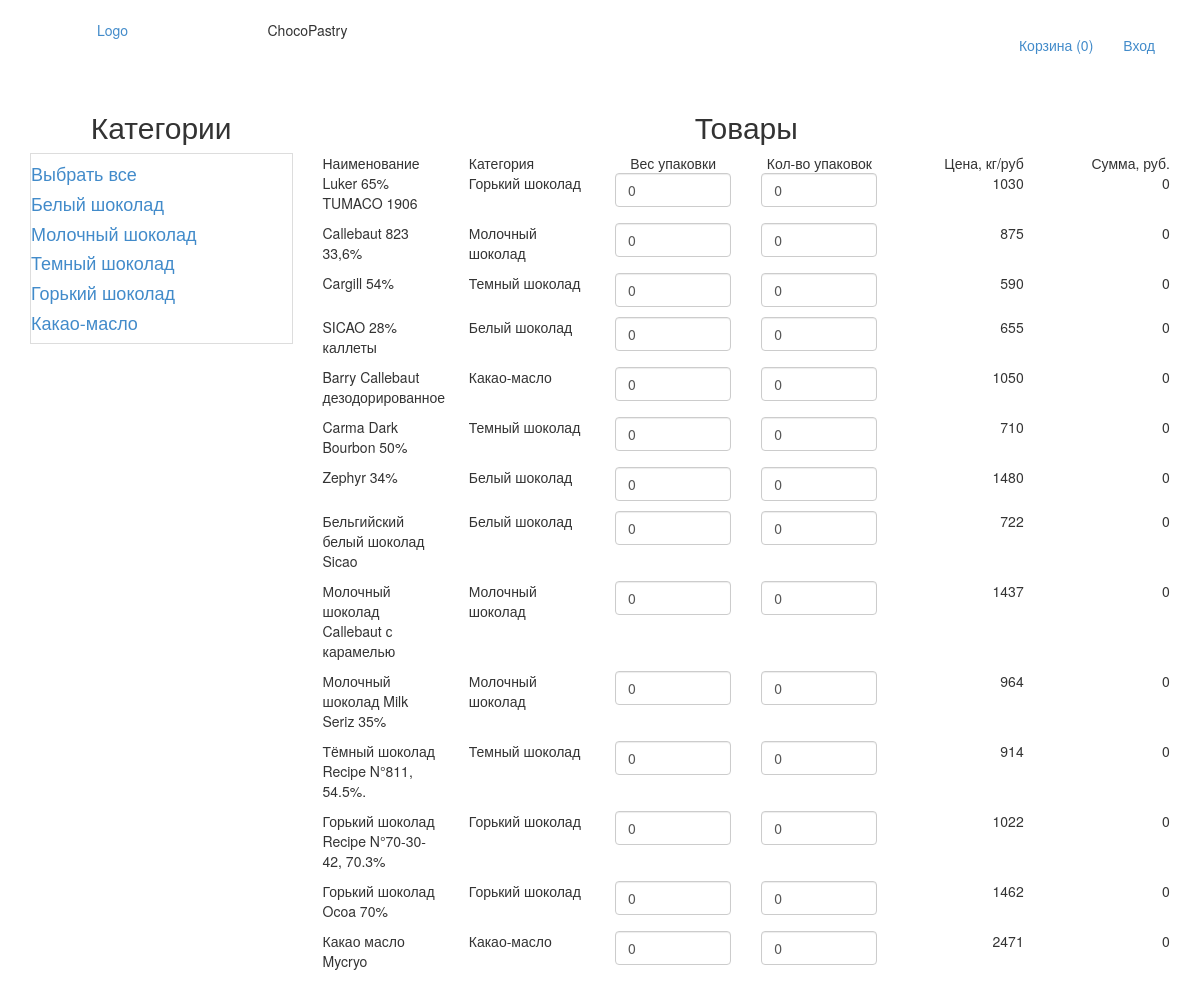
Before: / with the older database file.
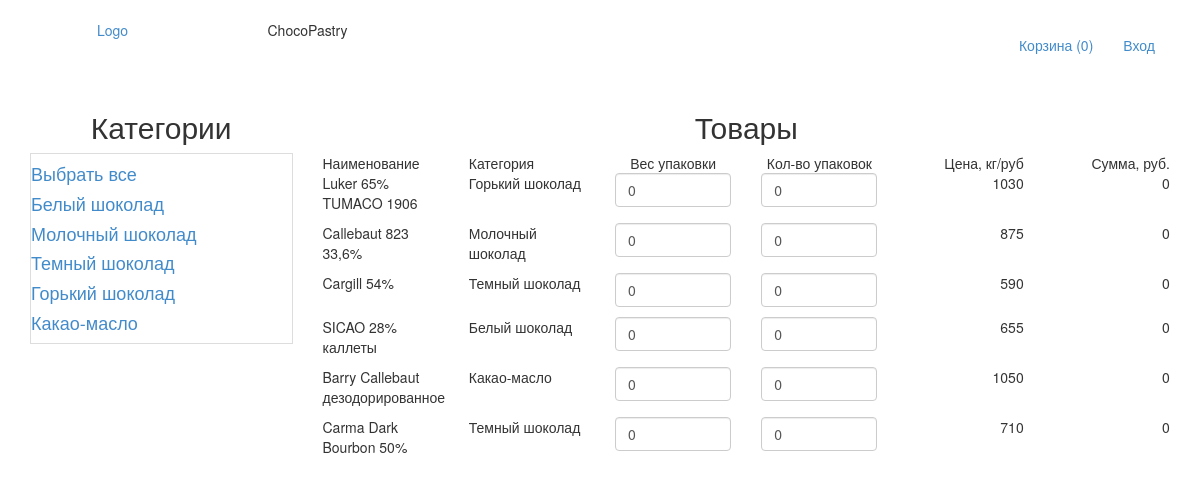
After: the same page with the newer database file.
### tables this page shows
CREATE TABLE `category` (
  `id` int(11) NOT NULL,
  `name` varchar(255) NOT NULL COMMENT 'Имя категории',
  `sort_order` int(11) NOT NULL DEFAULT '0' COMMENT 'Порядок при отображении',
  `status` int(11) NOT NULL DEFAULT '1' COMMENT 'Показать?'
);

CREATE TABLE `product` (
  `id` int(11) NOT NULL,
  `name` varchar(255) NOT NULL,
  `category_id` int(11) NOT NULL COMMENT 'id категории',
  `code` int(11) NOT NULL DEFAULT '0' COMMENT 'код товара',
  `price` float NOT NULL COMMENT 'Цена',
  `availability` int(11) NOT NULL COMMENT 'Доступность в шт?',
  `brand` varchar(255) NOT NULL COMMENT 'Бренд',
  `image` varchar(255) NOT NULL COMMENT 'URL картинки',
  `description` text NOT NULL COMMENT 'Описание',
  `is_new` int(11) NOT NULL DEFAULT '0' COMMENT 'Новый?',
  `is_recommended` int(11) NOT NULL DEFAULT '0' COMMENT 'Рекомендуемый?',
  `status` int(11) NOT NULL DEFAULT '1' COMMENT 'Показывать?'
);

### config/routes.php (called while the page is built)
<?php
return array(
    'cart/setAjax/([0-9]+)-([0-9]+[.]?[0-9]?)-([0-9]+)' => 'cart/setAjax/$1/$2/$3',
    'cart/listOrder'=>'cart/list',
    'cart' => 'cart/index',
    'office' => 'office/index',
    'user/logout' => 'user/logout',
    'user/login' => 'user/login',
    '([0-9]+)' => 'site/index/$1',
    '[^0-9]*' => 'site/index'
);

### controllers/SiteController.php (called while the page is built, shortened)
<?php
class SiteController
{
    public function actionIndex($categoryId = false)
    {
        $categories = Category::getCategoriesList();
        $products = Product::getProductList($categoryId);
        require_once(ROOT . '/views/site/index.php');
        return true;
    }
}

### index.php (called while the page is built, shortened)
<?php
$router = new Router();
$router->run();

### models/Cart.php (called while the page is built, shortened)
<?php
class Cart
{
    public static function countItem()
    {
        if (isset($_SESSION['products'])) {
            $count = 0;
            foreach ($_SESSION['products'] as $id => [, $quantity]) {
                $count = $count + $quantity;
            }
            return $count;
        } else {
            return 0;
        }
    }
}

### models/User.php (called while the page is built, shortened)
<?php
class User
{
    public static function isGuest()
    {
        return true;
    }
}

### models/Category.php (called while the page is built)
<?php
class Category
{
    public static function getCategoriesList()
    {
        global $_DB;
        $categoryList = array();
        $result = $_DB->query('SELECT id, name'
            . ' FROM category'
            . ' WHERE status = 1'
            . ' ORDER BY sort_order ASC ');
        $i = 0;
        while ($row = $result->fetch()) {
            $categoryList[$i]['id'] = $row['id'];
            $categoryList[$i]['name'] = $row['name'];
            $i++;
        }
        return $categoryList;
    }
}

### models/Product.php (called while the page is built, shortened)
<?php
class Product
{
    public static function getProductList($categoryId = false)
    {
        global $_DB;
        $productsList = array();
        if ($categoryId) {
            $sql = 'SELECT id, name, category_id , image, price, is_new'
                . ' FROM product '
                . ' WHERE status = "1" AND category_id = :category_id '
                . ' ORDER BY id ASC ';
            $result = $_DB->prepare($sql);
            $result->bindParam(':category_id', $categoryId, PDO::PARAM_INT);
            $result->execute();
        } else {
            $result = $_DB->query('SELECT id, name, category_id , image, price, is_new'
                . ' FROM product'
                . ' WHERE status = "1"'
                . ' '
            );
        }
        $i = 0;
        while ($row = $result->fetch()) {
            $productsList[$i]['id'] = $row['id'];
            $productsList[$i]['name'] = $row['name'];
            $productsList[$i]['category_id'] = $row['category_id'];
            $productsList[$i]['image'] = $row['image'];
            $productsList[$i]['price'] = $row['price'];
            $productsList[$i]['is_new'] = $row['is_new'];
            $i++;
        }
        return $productsList;
    }
}

### views/layouts/productTable.php (the view)
<div class="row bottom">
    <div class="col-xs-6 col-sm-2">Наименование</div>
    <div class="col-xs-6 col-sm-2">Категория</div>
    <div class="col-xs-6 col-sm-2 text-center">Вес упаковки</div>
    <div class="col-xs-6 col-sm-2 text-center">Кол-во упаковок</div>
    <div class="col-xs-6 col-sm-2 text-right">Цена, кг/руб</div>
    <div class="col-xs-6 col-sm-2 text-right">Сумма, руб.</div>
</div>
<?php if(isset($products)):?>
<? foreach ($products as $product): ?>
    <div class="row " style="margin-bottom: 10px">
        <div class="col-xs-6 col-sm-2"><?= $product['name'] ?></div>
        <div class="col-xs-6 col-sm-2"><?= $product['category'] ?></div>
        <div class="col-xs-6 col-sm-2"
             id="ves<?= $product['id'] ?>">
            <input class="form-control" onchange="inchangeVes(<?= $product['id'] ?>)"
                   type="number" value=<?= isset($product['ves']) ? $product['ves'] : 0 ?> min="0" step="0.5"></div>
        <div class="col-xs-6 col-sm-2"
             id="kol<?= $product['id'] ?>">
            <input class="form-control" onchange="inchangeKol(<?= $product['id'] ?>)"
                   type="number" value=<?= isset($product['kol']) ? $product['kol'] : 0 ?> min="0"></div>
        <div class="col-xs-6 col-sm-2 text-right"
             id="prise<?= $product['id'] ?>"><?= $product['price'] ?></div>
        <div class="col-xs-6 col-sm-2 text-right"
             id="sum<?= $product['id'] ?>"><?= isset($product['kol']) && isset($product['ves']) ? $product['ves'] * $product['kol'] * $product['price'] : 0 ?></div>
    </div>
<? endforeach; ?>
<?php endif;?>

### components/Router.php (shortened to what this page needs)
<?php
class Router
{
    private $routes;
    public function __construct()
    {
        $routesPath = ROOT . '/config/routes.php';
        $this->routes = include($routesPath);
    }
    private function getURI()
    {
        if (!empty($_SERVER['REQUEST_URI'])) {
            return trim($_SERVER['REQUEST_URI'], '/');
        }
    }
    public function run()
    {
        $uri = $this->getURI();
        foreach ($this->routes as $uriPattern => $path) {
            if (preg_match("~$uriPattern~", $uri)) {
                $internalRoute = preg_replace("~$uriPattern~", $path, $uri);
                $segments = explode('/', $internalRoute);
                $controllerName = array_shift($segments) . 'Controller';
                $actionName = 'action' . ucfirst(array_shift($segments));
                $parameters = $segments;
                $controllerObject = new $controllerName;
                $result = call_user_func_array(array($controllerObject, $actionName), $parameters);
                if ($result != null) {
                    break;
                }
            }
        }
    }
}

### views/layouts/header.php (shortened to what this page needs)
<!doctype html>
<html lang="ru">
<head>
    <link href="/template/css/bootstrap.min.css" rel="stylesheet">
    <link href="/template/css/header.css" rel="stylesheet">
    <link rel="stylesheet" href="/template/css/mian.css">
</head>
<body>
<div class="container header">
    <div class="row text-center">
        <div class="col-xs-12 col-sm-2 "><a href="/">Logo</a></div>
        <div class="col-xs-12 col-sm-2 ">ChocoPastry</div>
        <div class="col-xs-12 col-sm-8 ">
            <div class="pull-right">
                <ul class="nav navbar-nav">
                    <li><a href="/cart">
                            Корзина (<span id="cart-count"><?= Cart::countItem(); ?></span>)
                        </a></li>
                    <?php if (User::isGuest()): ?>
                        <li><a onclick="inlog()" href="/user/login"> Вход</a></li>
                    <?php else: ?>
                        <li><a href="/office"> Аккаунт</a></li>
                        <li><a onclick="outlog()" href="/user/logout"> Выход</a></li>
                    <?php endif; ?>
                </ul>
            </div>
        </div>
    </div>
</div>

### views/site/index.php (shortened to what this page needs)
<?php include(ROOT . '/views/layouts/header.php'); ?>
    <div class="container">
        <div class="bord row">
            <div class="category col-xs-12 col-sm-3">
                <h2 class="text-center">Категории</h2>
                <div class="table-bordered panel-bar">
                    <? foreach ($categories as $cat): ?>
                        <h4>
                            <a href="/<?= $cat['id'] ?>"><?= $cat['name'] ?></a>
                        </h4>
                    <? endforeach; ?>
                </div>
            </div>
            <div class="product col-xs-12 col-sm-9">
                <h2 class="text-center">Товары</h2>
                <div>
                    <? require_once('views/layouts/productTable.php') ?>
                </div>
            </div>
        </div>
    </div>
<?php include(ROOT . '/views/layouts/footer.php'); ?>

### views/layouts/footer.php
</body>
</html>

### template/css/header.css (style rules this page uses)
.header { margin: 0 auto 20px auto; padding-top: 20px; }

Changed rows visible on the page:
removed product: name "Zephyr 34%", category "Белый шоколад", price "1480"
removed product: name "Бельгийский белый шоколад Sicao", category "Белый шоколад", price "722"
removed product: name "Молочный шоколад Callebaut с карамелью", category "Молочный шоколад", price "1437"
removed product: name "Молочный шоколад Milk Seriz 35%", category "Молочный шоколад", price "964"
removed product: name "Тёмный шоколад Recipe N°811, 54.5%.", category "Темный шоколад", price "914"
removed product: name "Горький шоколад Recipe N°70-30-42, 70.3%", category "Горький шоколад", price "1022"
removed product: name "Горький шоколад Ocoa 70%", category "Горький шоколад", price "1462"
removed product: name "Какао масло Mycryo", category "Какао-масло", price "2471"
